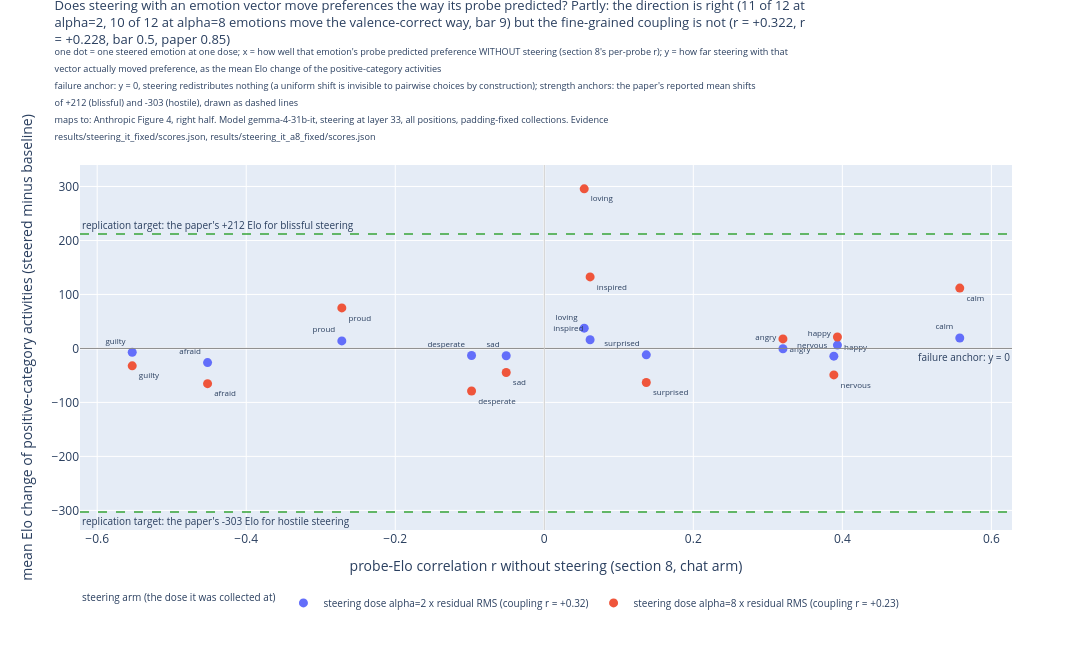

The notebook cell saved with this chart:
### Markdown cell above
## 9. Does steering with an emotion vector move those preferences? (paper Figure 4, right half)

Section 8 is correlational: probes that predict preference could be reading the same thing
preference reads, without carrying it. The causal test is to add an emotion vector to the residual
stream while the model makes its choices, and ask whether the preferences move, and whether they
move in the direction that emotion's probe predicted.

**What was collected.** The full chat-format pair pass was re-run under steering with each battery
emotion, at two doses spanning the range that leaves the model's choices coherent. The measured
quantity is deliberately a **redistribution**: the mean Elo change of the positive-category
activities. A uniform shift of every activity is invisible to pairwise choices by construction, so a
global mean would be identically zero no matter how strong the steering was. That degeneracy was
found and the statistic amended before scoring, and it is recorded in the tree.

**Registered reads** (TREE Q1.H3.E2): P1, steering leaves the choices coherent; P2, the size of the
effect correlates with the correlational profile from section 8 at the registered bar; P3, the
valence-sign test, each emotion moves preferences in the direction its valence predicts. All three
verdicts are printed by the cell.

### Code cell
# section 9 is load-call-show: the paper's Figure 4 right half, both steering doses on one
# scatter; the printed record carries the registered P1/P2/P3 verdicts per dose
from emotion_vectors.detection_report import load_steering_arms, steering_figure

steering_fig, steering_stats = steering_figure(load_steering_arms())
steering_fig.show()
for steering_line in steering_stats["lines"]:
    print(steering_line)

### Figure 1 — Plotly figure (JSON) as saved in the notebook; plotly's stock layout.template omitted (floating-point values rounded to 4 significant figures)
{"data": [{"marker": {"size": 9}, "mode": "markers+text", "name": "steering dose alpha=2 x residual RMS (coupling r = +0.32)", "text": ["afraid", "angry", "calm", "desperate", "guilty", "happy", "inspired", "loving", "nervous", "proud", "sad", "surprised"], "textfont": {"size": 8}, "textposition": "top left", "type": "scatter", "x": [-0.4519, 0.3203, 0.5576, -0.0976, -0.553, 0.3934, 0.0615, 0.0536, 0.3886, -0.2717, -0.0511, 0.1369], "y": [-26.24, -0.58, 19.33, -13.04, -7.1, 6.13, 16.08, 37.6, -14.29, 13.87, -13.54, -11.93]}, {"marker": {"size": 9}, "mode": "markers+text", "name": "steering dose alpha=8 x residual RMS (coupling r = +0.23)", "text": ["afraid", "angry", "calm", "desperate", "guilty", "happy", "inspired", "loving", "nervous", "proud", "sad", "surprised"], "textfont": {"size": 8}, "textposition": "bottom right", "type": "scatter", "x": [-0.4519, 0.3203, 0.5576, -0.0976, -0.553, 0.3934, 0.0615, 0.0536, 0.3886, -0.2717, -0.0511, 0.1369], "y": [-65.23, 17.64, 111.7, -78.92, -32.23, 21.18, 132.4, 295.6, -49.04, 75.1, -44.61, -63.2]}], "layout": {"annotations": [{"font": {"size": 10}, "showarrow": false, "text": "failure anchor: y = 0", "x": 1, "xanchor": "right", "xref": "x domain", "y": 0, "yanchor": "top", "yref": "y"}, {"font": {"size": 10}, "showarrow": false, "text": "replication target: the paper's +212 Elo for blissful steering", "x": 0, "xanchor": "left", "xref": "x domain", "y": 212, "yanchor": "bottom", "yref": "y"}, {"font": {"size": 10}, "showarrow": false, "text": "replication target: the paper's -303 Elo for hostile steering", "x": 0, "xanchor": "left", "xref": "x domain", "y": -303, "yanchor": "top", "yref": "y"}], "height": 660, "legend": {"font": {"size": 10}, "orientation": "h", "title": {"font": {"size": 10}, "text": "steering arm (the dose it was collected at)"}, "y": -0.16, "yanchor": "top"}, "margin": {"b": 130, "t": 165}, "shapes": [{"line": {"color": "#888888", "width": 1}, "type": "line", "x0": 0, "x1": 1, "xref": "x domain", "y0": 0, "y1": 0, "yref": "y"}, {"line": {"color": "#2ca02c", "dash": "dash"}, "opacity": 0.7, "type": "line", "x0": 0, "x1": 1, "xref": "x domain", "y0": 212, "y1": 212, "yref": "y"}, {"line": {"color": "#2ca02c", "dash": "dash"}, "opacity": 0.7, "type": "line", "x0": 0, "x1": 1, "xref": "x domain", "y0": -303, "y1": -303, "yref": "y"}, {"line": {"color": "#cccccc", "width": 1}, "type": "line", "x0": 0, "x1": 0, "xref": "x", "y0": 0, "y1": 1, "yref": "y domain"}], "title": {"font": {"size": 13}, "text": "Does steering with an emotion vector move preferences the way its probe predicted? Partly: the direction is right (11 of 12 at<br>alpha=2, 10 of 12 at alpha=8 emotions move the valence-correct way, bar 9) but the fine-grained coupling is not (r = +0.322, r<br>= +0.228, bar 0.5, paper 0.85)<br><sup>one dot = one steered emotion at one dose; x = how well that emotion's probe predicted preference WITHOUT steering (section 8's per-probe r); y = how far steering with that</sup><br><sup>vector actually moved preference, as the mean Elo change of the positive-category activities</sup><br><sup>failure anchor: y = 0, steering redistributes nothing (a uniform shift is invisible to pairwise choices by construction); strength anchors: the paper's reported mean shifts</sup><br><sup>of +212 (blissful) and -303 (hostile), drawn as dashed lines</sup><br><sup>maps to: Anthropic Figure 4, right half. Model gemma-4-31b-it, steering at layer 33, all positions, padding-fixed collections. Evidence</sup><br><sup>results/steering_it_fixed/scores.json, results/steering_it_a8_fixed/scores.json</sup>", "y": 0.985, "yanchor": "top"}, "width": 1150, "xaxis": {"title": {"text": "probe-Elo correlation r without steering (section 8, chat arm)"}}, "yaxis": {"title": {"text": "mean Elo change of positive-category activities (steered minus baseline)"}}}}
